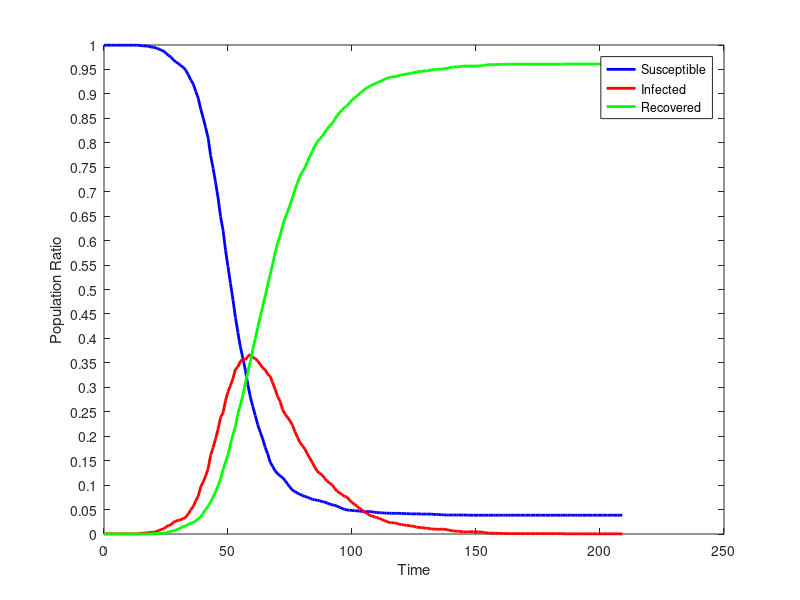

The MATLAB source for this figure:
dynamics = [
2600,1,0;
2600,1,0;
2600,1,0;
2600,1,0;
2600,1,0;
2600,1,0;
2600,1,0;
2600,1,0;
2600,1,0;
2600,1,0;
2600,1,0;
2600,1,0;
2600,1,0;
2600,1,0;
2600,1,0;
2597,4,0;
2596,5,0;
2596,5,0;
2594,7,0;
2590,10,1;
2589,9,3;
2585,13,3;
2580,18,3;
2574,24,3;
2569,27,5;
2557,38,6;
2546,45,10;
2537,49,15;
2521,63,17;
2511,69,21;
2502,73,26;
2491,77,33;
2481,81,39;
2467,90,44;
2442,107,52;
2415,129,57;
2394,146,61;
2354,177,70;
2318,202,81;
2260,251,90;
2213,277,111;
2161,309,131;
2105,348,148;
2012,419,170;
1945,460,196;
1870,507,224;
1787,557,257;
1688,620,293;
1616,645,340;
1509,709,383;
1422,757,422;
1333,790,478;
1246,827,528;
1152,877,572;
1071,889,641;
995,919,687;
936,929,736;
871,926,804;
795,945,861;
729,955,917;
678,941,982;
630,932,1039;
581,921,1099;
542,902,1157;
506,884,1211;
461,874,1266;
427,850,1324;
382,839,1380;
360,805,1436;
336,771,1494;
321,731,1549;
309,706,1586;
300,662,1639;
284,637,1680;
266,621,1714;
249,602,1750;
233,579,1789;
226,544,1831;
217,515,1869;
212,487,1902;
204,470,1927;
200,453,1948;
196,426,1979;
190,403,2008;
185,381,2035;
181,356,2064;
180,334,2087;
177,323,2101;
172,313,2116;
170,296,2135;
165,281,2155;
159,271,2171;
155,262,2184;
153,243,2205;
148,228,2225;
142,218,2241;
136,210,2255;
132,200,2269;
127,197,2277;
127,180,2294;
125,168,2308;
124,158,2319;
123,149,2329;
122,136,2343;
120,130,2351;
119,116,2366;
119,111,2371;
119,100,2382;
118,96,2387;
116,91,2394;
114,88,2399;
113,83,2405;
113,78,2410;
111,71,2419;
111,67,2423;
111,61,2429;
110,60,2431;
110,59,2432;
110,57,2434;
110,52,2439;
109,50,2442;
109,48,2444;
108,46,2447;
108,45,2448;
107,42,2452;
107,41,2453;
107,36,2458;
107,35,2459;
106,34,2461;
106,32,2463;
106,31,2464;
106,30,2465;
106,26,2469;
104,27,2470;
104,25,2472;
104,25,2472;
102,26,2473;
102,25,2474;
101,24,2476;
101,21,2479;
101,18,2482;
101,16,2484;
101,15,2485;
101,15,2485;
101,13,2487;
101,11,2489;
101,11,2489;
100,12,2489;
100,12,2489;
100,12,2489;
100,12,2489;
100,11,2490;
100,11,2490;
100,8,2493;
100,7,2494;
100,5,2496;
100,4,2497;
100,4,2497;
100,4,2497;
100,4,2497;
100,3,2498;
100,3,2498;
100,3,2498;
100,2,2499;
100,2,2499;
100,2,2499;
100,2,2499;
100,2,2499;
100,2,2499;
100,2,2499;
100,2,2499;
100,2,2499;
100,2,2499;
100,2,2499;
100,2,2499;
100,2,2499;
100,2,2499;
100,2,2499;
100,2,2499;
100,2,2499;
100,2,2499;
100,2,2499;
100,2,2499;
100,2,2499;
100,2,2499;
100,2,2499;
100,1,2500;
100,1,2500;
100,1,2500;
100,1,2500;
100,1,2500;
100,1,2500;
100,1,2500;
100,1,2500;
100,1,2500;
100,1,2500;
100,1,2500;
100,1,2500;
100,1,2500;
100,1,2500;
100,1,2500;
100,1,2500;
100,1,2500;
100,1,2500;
100,1,2500;
100,1,2500;
100,1,2500;
100,1,2500;
100,1,2500;
100,0,2501;
];
susceptible = dynamics (:, 1);
infected = dynamics (:, 2);
recovered = dynamics (:, 3);
totalPopulation = susceptible(1) + infected(1) + recovered(1);
susceptibleRatio = susceptible ./ totalPopulation;
infectedRatio = infected ./ totalPopulation;
recoveredRatio = recovered ./ totalPopulation;
steps = length (susceptible);
indices = 0 : steps - 1;
figure
plot (indices, susceptibleRatio.', 'color', 'blue', 'linewidth', 2);
hold on
plot (indices, infectedRatio.', 'color', 'red', 'linewidth', 2);
hold on
plot (indices, recoveredRatio.', 'color', 'green', 'linewidth', 2);
set(gca,'YTick',0:0.05:1.0);
xlabel ('Time');
ylabel ('Population Ratio');
legend('Susceptible','Infected', 'Recovered');
